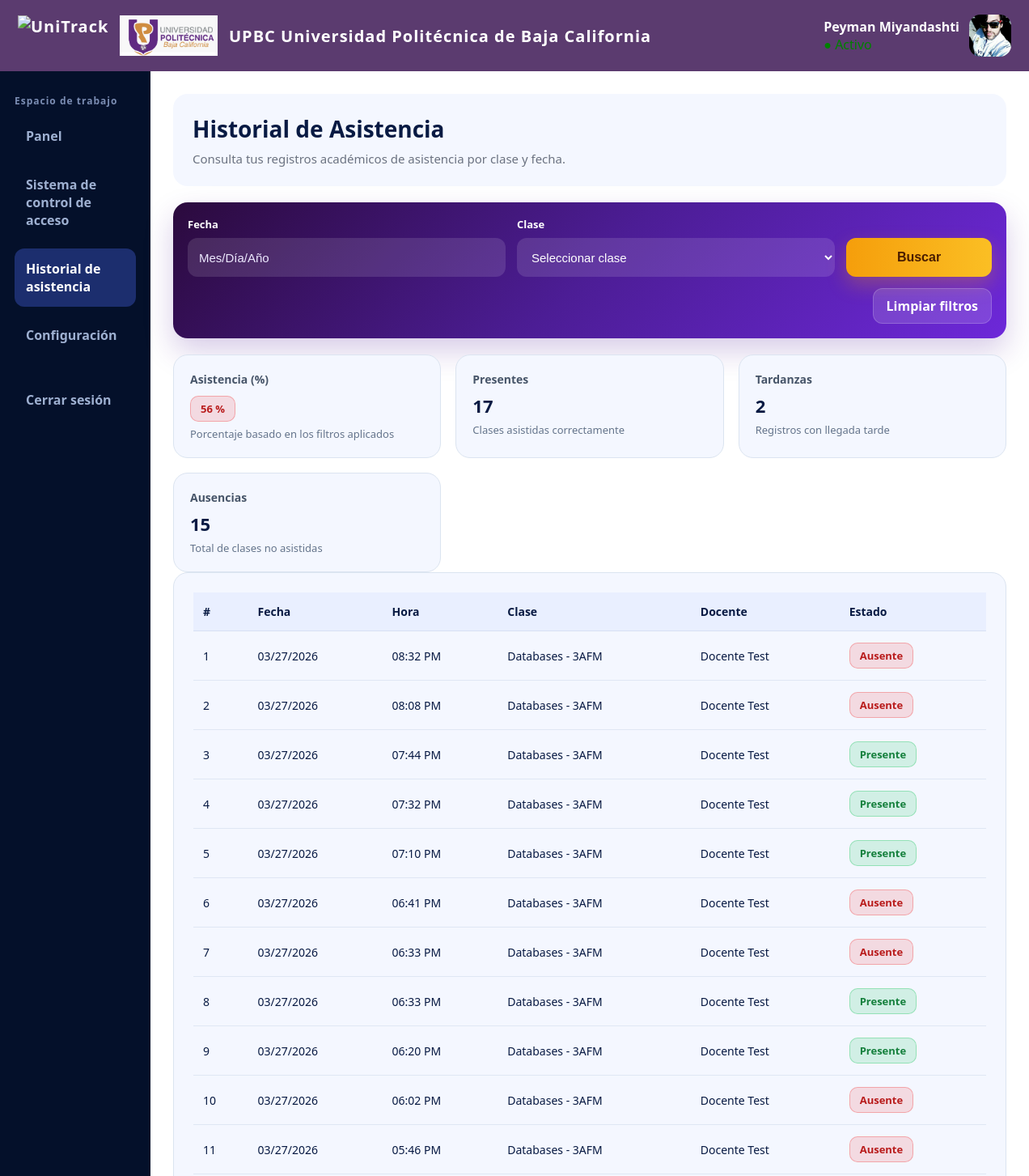
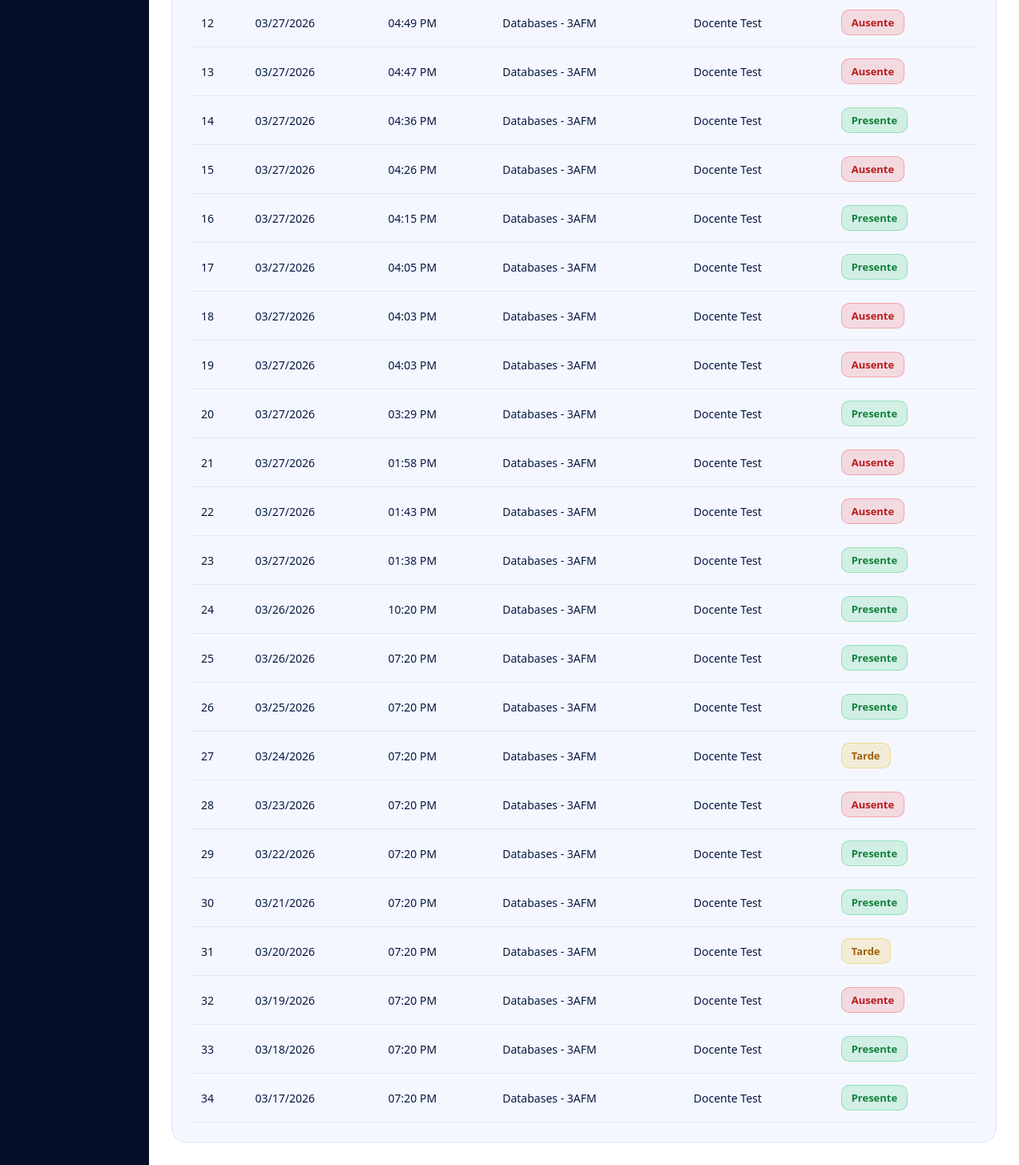
Screenshot of /student/attendance-history (signed in) with the database file from the repository (2 pictures, top to bottom).
### app/models/user_model.py (models this page shows, shortened)
class User(UserMixin, db.Model):
    __tablename__ = "users"
    id = db.Column(db.Integer, primary_key=True)
    first_name = db.Column(db.String(100), nullable=False)
    last_name = db.Column(db.String(100), nullable=False)
    username = db.Column(db.String(80), unique=True, nullable=False, index=True)
    email = db.Column(db.String(120), unique=True, nullable=False, index=True)
    phone = db.Column(db.String(20), nullable=False)
    language = db.Column(
        db.String(10),
        nullable=False,
        default="en"
    )
    password_hash = db.Column(db.String(255), nullable=False)
    role = db.Column(
        db.String(30),
        nullable=False,
        default="estudiante",
        index=True
    )
    must_change_password = db.Column(db.Boolean, default=False)
    is_active_user = db.Column(db.Boolean, default=True)
    photo_path = db.Column(db.String(255), nullable=True)
    last_login_at = db.Column(db.DateTime, nullable=True)
    created_at = db.Column(db.DateTime, default=datetime.utcnow, index=True)
    updated_at = db.Column(
        db.DateTime,
        default=datetime.utcnow,
        onupdate=datetime.utcnow
    )
    teaching_classes = db.relationship(
        "ClassGroup",
        backref="teacher",
        lazy=True,
        cascade="all, delete-orphan"
    )
    teaching_sessions = db.relationship(
        "ClassSession",
        foreign_keys="ClassSession.teacher_id",
        backref="teacher_user",
        lazy=True,
        cascade="all, delete-orphan"
    )
    student_class_enrollments = db.relationship(
        "ClassEnrollment",
        foreign_keys="ClassEnrollment.student_id",
        back_populates="student",
        lazy=True,
        cascade="all, delete-orphan"
    )
    student_attendance_records = db.relationship(
        "Attendance",
        foreign_keys="Attendance.student_id",
        backref="student",
        lazy=True,
        cascade="all, delete-orphan"
    )

### app/models/attendance_model.py (models this page shows, shortened)
class Attendance(db.Model):
    __tablename__ = "attendance"
    id = db.Column(db.Integer, primary_key=True)
    session_id = db.Column(
        db.Integer,
        db.ForeignKey("class_sessions.id"),
        nullable=False,
        index=True
    )
    student_id = db.Column(
        db.Integer,
        db.ForeignKey("users.id"),
        nullable=False,
        index=True
    )
    status = db.Column(
        db.String(20),
        nullable=False,
        index=True
    )
    notes = db.Column(db.String(255), nullable=True)
    created_at = db.Column(
        db.DateTime,
        nullable=False,
        default=datetime.utcnow,
        index=True
    )
    updated_at = db.Column(
        db.DateTime,
        nullable=False,
        default=datetime.utcnow,
        onupdate=datetime.utcnow
    )

### app/routes/student_views.py (the view)
@student_views_bp.route("/attendance-history", methods=["GET"])
@login_required
@role_required("estudiante")
def attendance_history_page():
    student_name = _student_full_name(current_user)
    selected_date = request.args.get("date", "").strip()
    selected_class_name = request.args.get("class_name", "").strip()
    attendance_records = build_student_attendance_history_rows(
        student_id=current_user.id,
        selected_date=selected_date,
        selected_class_name=selected_class_name
    )
    class_options = get_student_attendance_class_options(
        student_id=current_user.id
    )
    summary = get_student_attendance_summary(
        student_id=current_user.id,
        selected_date=selected_date,
        selected_class_name=selected_class_name
    )
    return render_template(
        "student_attendance_history.html",
        student_name=student_name,
        active_page="attendance_history",
        attendance_records=attendance_records,
        class_options=class_options,
        selected_date=selected_date,
        selected_class_name=selected_class_name,
        attendance_percentage=summary["attendance_percentage"],
        attendance_percentage_color=summary["attendance_percentage_color"],
        present_count=summary["present_count"],
        late_count=summary["late_count"],
        absent_count=summary["absent_count"]
    )

### app/templates/student_attendance_history.html (shortened to what this page needs)
{% extends "student_base.html" %}
{% block content %}
<div class="card">
    <h2 class="section-title">Historial de Asistencia</h2>
    <p class="section-subtitle">
        Consulta tus registros académicos de asistencia por clase y fecha.
    </p>
</div>
<form method="GET" action="{{ url_for('student_views.attendance_history_page') }}">
<div class="filter-card">
    <div class="filter-grid">
        <div>
            <label class="filter-label">Fecha</label>
            <input
                type="text"
                name="date"
                value="{{ selected_date or '' }}"
                placeholder="Mes/Día/Año"
                class="filter-input"
            >
        </div>
        <div>
            <label class="filter-label">Clase</label>
            <select name="class_name" class="filter-select">
                <option value="">Seleccionar clase</option>
            </select>
        </div>
        <div>
            <button type="submit" class="filter-button">
                Buscar
            </button>
        </div>
    </div>
    <div style="margin-top:14px; display:flex; justify-content:flex-end;">
        <a
            href="{{ url_for('student_views.attendance_history_page') }}"
            style="
                display:inline-block;
                padding:10px 16px;
                border-radius:12px;
                text-decoration:none;
                font-weight:800;
                background:rgba(255,255,255,0.14);
                color:white;
                border:1px solid rgba(255,255,255,0.18);
            "
        >
            Limpiar filtros
        </a>
    </div>
</div>
</form>
<div class="stats-grid">
    <div class="stat-card">
        <div class="stat-label">Asistencia (%)</div>
        <div class="stat-value">
            {% if attendance_percentage_color == "green" %}
                <span class="status-badge status-green">
                    {{ attendance_percentage }} %
                </span>
            {% elif attendance_percentage_color == "yellow" %}
                <span class="status-badge status-yellow">
                    {{ attendance_percentage }} %
                </span>
            {% else %}
                <span class="status-badge status-red">
                    {{ attendance_percentage }} %
                </span>
            {% endif %}
        </div>
        <div class="stat-note">
            Porcentaje basado en los filtros aplicados
        </div>
    </div>
    <div class="stat-card">
        <div class="stat-label">Presentes</div>
        <div class="stat-value">{{ present_count or 0 }}</div>
        <div class="stat-note">
            Clases asistidas correctamente
        </div>
    </div>
    <div class="stat-card">
        <div class="stat-label">Tardanzas</div>
        <div class="stat-value">{{ late_count or 0 }}</div>
        <div class="stat-note">
            Registros con llegada tarde
        </div>
    </div>
    <div class="stat-card">
        <div class="stat-label">Ausencias</div>
        <div class="stat-value">{{ absent_count or 0 }}</div>
        <div class="stat-note">
            Total de clases no asistidas
        </div>
    </div>
</div>
<div class="table-card">
<table class="history-table">
<thead>
<tr>
<th>#</th>
<th>Fecha</th>
<th>Hora</th>
<th>Clase</th>
<th>Docente</th>
<th>Estado</th>
</tr>
</thead>
<tbody>
{% if attendance_records and attendance_records|length > 0 %}
{% for r in attendance_records %}
<tr>
<td>{{ r.row }}</td>
<td>{{ r.date or "--" }}</td>
<td>{{ r.time or "--" }}</td>
<td>{{ r.class_display_name if r.class_display_name else (r.class_name or "--") }}</td>
<td>{{ r.teacher_name or "--" }}</td>
<td>
{% if r.status == "Present" %}
<span class="status-badge status-green">
Presente
</span>
{% elif r.status == "Late" %}
<span class="status-badge status-yellow">
Tarde
</span>
{% elif r.status == "Absent" %}
<span class="status-badge status-red">
Ausente
</span>
{% else %}
<span class="status-badge status-red">
{{ r.status or "Sin estado" }}
</span>
{% endif %}
</td>
</tr>
{% endfor %}
{% else %}
<tr>
<td colspan="6" style="text-align:center; padding:30px;">
No hay registros para los filtros seleccionados.
</td>
</tr>
{% endif %}
</tbody>
</table>
</div>
{% endblock %}

### app/templates/student_base.html (shortened to what this page needs)
<!DOCTYPE html>
<html lang="{{ current_user.language if current_user.is_authenticated and current_user.language else 'es' }}">
<head>
</head>
<body>
{% set ui_lang = current_user.language if current_user.is_authenticated and current_user.language else 'es' %}
<div class="topbar">
<div class="header-brand">
<img src="{{ url_for('static', filename='img/unitrack_logo.png') }}" height="50" alt="UniTrack">
<img src="{{ url_for('static', filename='img/upbc_official.png') }}" height="50" alt="UPBC">
<div>UPBC Universidad Politécnica de Baja California</div>
</div>
<div class="student-profile">
<div>
<strong>
{{ current_user.first_name }} {{ current_user.last_name }}
</strong><br>
{% if current_user.is_active_user %}
<span style="color:green;">● {{ 'Active' if ui_lang == 'en' else 'Activo' }}</span>
{% else %}
<span style="color:red;">● {{ 'Offline' if ui_lang == 'en' else 'Fuera de línea' }}</span>
{% endif %}
</div>
{% if current_user.photo_path %}
<img src="{{ url_for('static', filename=current_user.photo_path) }}" class="student-photo" alt="{{ 'Student Photo' if ui_lang == 'en' else 'Foto del estudiante' }}">
{% else %}
<img src="{{ url_for('static', filename='img/unitrack_logo.png') }}" class="student-photo" alt="{{ 'Student Photo' if ui_lang == 'en' else 'Foto del estudiante' }}">
{% endif %}
</div>
</div>
<div class="layout">
<aside class="sidebar">
<div class="nav-section-title">{{ 'Workspace' if ui_lang == 'en' else 'Espacio de trabajo' }}</div>
<a href="/student/dashboard" class="{% if active_page == 'dashboard' %}active{% endif %}">{{ 'Dashboard' if ui_lang == 'en' else 'Panel' }}</a>
<a href="/student/access-control" class="{% if active_page == 'access_control' %}active{% endif %}">{{ 'Access Control System' if ui_lang == 'en' else 'Sistema de control de acceso' }}</a>
<a href="/student/attendance-history" class="{% if active_page == 'attendance_history' %}active{% endif %}">{{ 'Attendance History' if ui_lang == 'en' else 'Historial de asistencia' }}</a>
<a href="/student/configuration" class="{% if active_page == 'configuration' %}active{% endif %}">{{ 'Configuration' if ui_lang == 'en' else 'Configuración' }}</a>
<a href="/auth/logout" style="margin-top:30px;">{{ 'Log out' if ui_lang == 'en' else 'Cerrar sesión' }}</a>
</aside>
<main class="content">
<div class="content-body">
{% block content %}{% endblock %}
</div>
</main>
</div>
</body>
</html>

### rows the page displays
User: first_name "Peyman", last_name "Miyandashti", photo_path (picture), language "Espacio de trabajo", language "Panel", language "Sistema de control de acceso", language "Historial de asistencia", language "Configuración", language "Cerrar sesión"
Attendance: row "1", date "03/27/2026", time "08:32 PM", class_display_name "Databases - 3AFM", teacher_name "Docente Test", shows "Ausente", row "3", time "07:44 PM", row "4", time "07:32 PM", row "5", time "07:10 PM", row "8", time "06:33 PM", row "9", time "06:20 PM", row "14", time "04:36 PM", row "16", time "04:15 PM", row "17", time "04:05 PM", row "20", time "03:29 PM", row "23", time "01:38 PM", row "24", date "03/26/2026", time "10:20 PM"

### other values shown
{{ attendance_percentage }} "56"
{{ present_count or 0 }} "17"
{{ late_count or 0 }} "2"
{{ absent_count or 0 }} "15"
{{ r.row }} "2" "6" "7" "10" "11" "12" "13" "15" "18" "19" "21" "22" "25" "26" "27" "28" "29" "30" "31" "32" "33" "34"
{{ r.date or "--" }} "03/27/2026" "03/27/2026" "03/27/2026" "03/27/2026" "03/27/2026" "03/27/2026" "03/27/2026" "03/27/2026" "03/27/2026" "03/27/2026" "03/27/2026" "03/27/2026" "03/26/2026" "03/25/2026" "03/24/2026" "03/23/2026" "03/22/2026" "03/21/2026" "03/20/2026" "03/19/2026" "03/18/2026" "03/17/2026"
{{ r.time or "--" }} "08:08 PM" "06:41 PM" "06:33 PM" "06:02 PM" "05:46 PM" "04:49 PM" "04:47 PM" "04:26 PM" "04:03 PM" "04:03 PM" "01:58 PM" "01:43 PM" "07:20 PM" "07:20 PM" "07:20 PM" "07:20 PM" "07:20 PM" "07:20 PM" "07:20 PM" "07:20 PM" "07:20 PM" "07:20 PM"
{{ r.teacher_name or "--" }} "Docente Test" "Docente Test" "Docente Test" "Docente Test" "Docente Test" "Docente Test" "Docente Test" "Docente Test" "Docente Test" "Docente Test" "Docente Test" "Docente Test" "Docente Test" "Docente Test" "Docente Test" "Docente Test" "Docente Test" "Docente Test" "Docente Test" "Docente Test" "Docente Test" "Docente Test"
